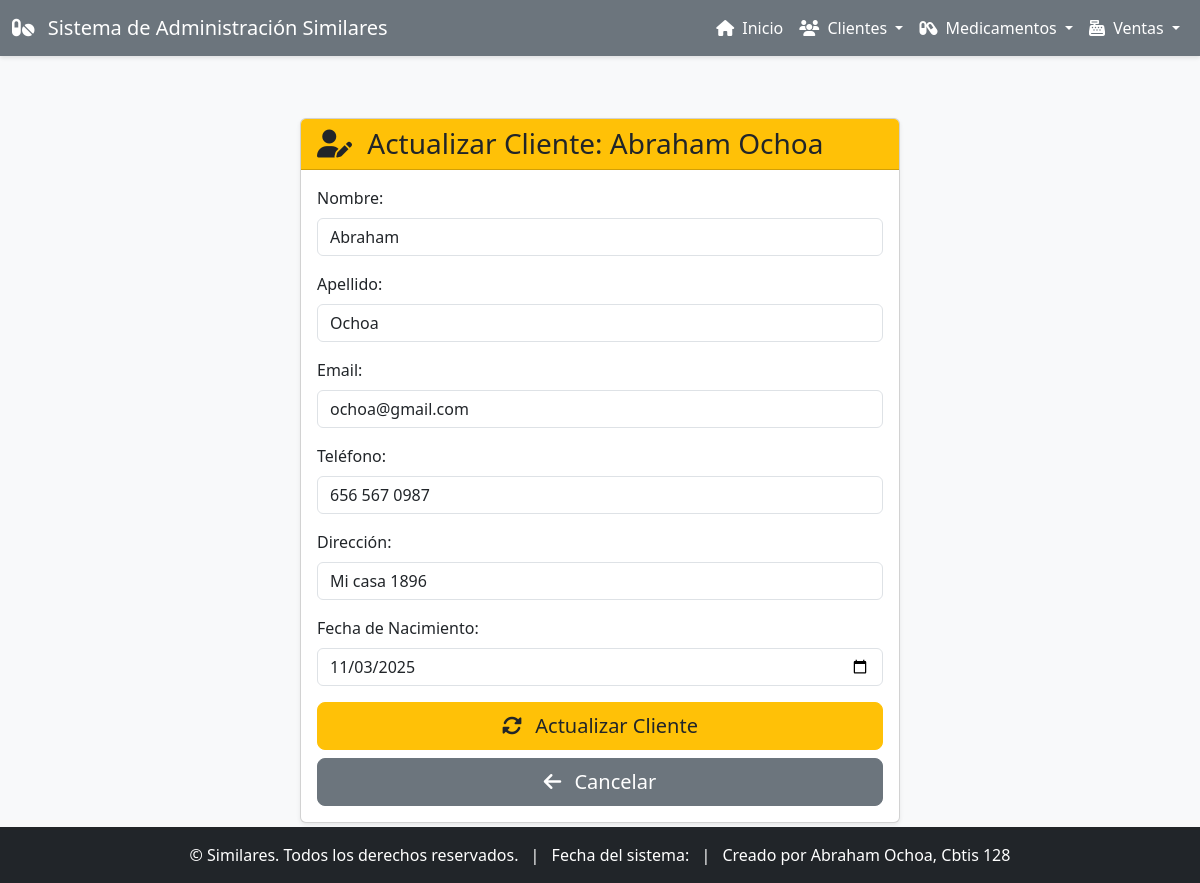
/clientes/actualizar/4/, run on the app's committed database.
### app_Similares/models.py (models this page shows, shortened)
class Cliente(models.Model):
    nombre = models.CharField(max_length=100)
    apellido = models.CharField(max_length=100)
    email = models.EmailField(unique=True)
    telefono = models.CharField(max_length=15)
    direccion = models.CharField(max_length=200)
    fecha_nacimiento = models.DateField(null=True, blank=True)
    registrado_en = models.DateTimeField(auto_now_add=True)

### app_Similares/views.py (the view)
# urls.py: path('clientes/actualizar/<int:pk>/', views.actualizar_cliente, name='actualizar_cliente'),
def actualizar_cliente(request, pk):
    cliente = get_object_or_404(Cliente, pk=pk)
    return render(request, 'app_Similares/clientes/actualizar_clientes.html', {'cliente': cliente})

### app_Similares/templates/app_Similares/clientes/actualizar_clientes.html (shortened to what this page needs)
{% extends 'app_Similares/base.html' %}
{% block content %}
<div class="container mt-4">
    <div class="card shadow-sm mx-auto" style="max-width: 600px;">
        <div class="card-header bg-warning text-dark">
            <h3 class="mb-0"><i class="fas fa-user-edit me-2"></i> Actualizar Cliente: {{ cliente.nombre }} {{ cliente.apellido }}</h3>
        </div>
        <div class="card-body">
            <form method="post" action="{% url 'realizar_actualizacion_cliente' cliente.pk %}">
                <div class="mb-3">
                    <label for="nombre" class="form-label">Nombre:</label>
                    <input type="text" class="form-control" id="nombre" name="nombre" value="{{ cliente.nombre }}" required>
                </div>
                <div class="mb-3">
                    <label for="apellido" class="form-label">Apellido:</label>
                    <input type="text" class="form-control" id="apellido" name="apellido" value="{{ cliente.apellido }}" required>
                </div>
                <div class="mb-3">
                    <label for="email" class="form-label">Email:</label>
                    <input type="email" class="form-control" id="email" name="email" value="{{ cliente.email }}" required>
                </div>
                <div class="mb-3">
                    <label for="telefono" class="form-label">Teléfono:</label>
                    <input type="text" class="form-control" id="telefono" name="telefono" value="{{ cliente.telefono|default_if_none:"" }}">
                </div>
                <div class="mb-3">
                    <label for="direccion" class="form-label">Dirección:</label>
                    <input type="text" class="form-control" id="direccion" name="direccion" value="{{ cliente.direccion|default_if_none:"" }}">
                </div>
                <div class="mb-3">
                    <label for="fecha_nacimiento" class="form-label">Fecha de Nacimiento:</label>
                    <input type="date" class="form-control" id="fecha_nacimiento" name="fecha_nacimiento" value="{{ cliente.fecha_nacimiento|date:'Y-m-d'|default_if_none:"" }}">
                </div>
                <div class="d-grid gap-2">
                    <button type="submit" class="btn btn-warning btn-lg text-dark"><i class="fas fa-sync-alt me-2"></i> Actualizar Cliente</button>
                    <a href="{% url 'ver_clientes' %}" class="btn btn-secondary btn-lg"><i class="fas fa-arrow-left me-2"></i> Cancelar</a>
                </div>
            </form>
        </div>
    </div>
</div>
{% endblock %}

### app_Similares/templates/app_Similares/base.html (style rules this page uses)
body { display: flex; flex-direction: column; min-height: 100vh; background-color: #f8f9fa; }
.btn-warning { background-color: #ffc107; border-color: #ffc107; }

### data on the page
Cliente: nombre "Abraham", apellido "Ochoa", email "ochoa@gmail.com", telefono "656 567 0987", direccion "Mi casa 1896", fecha_nacimiento "11/03/2025"
